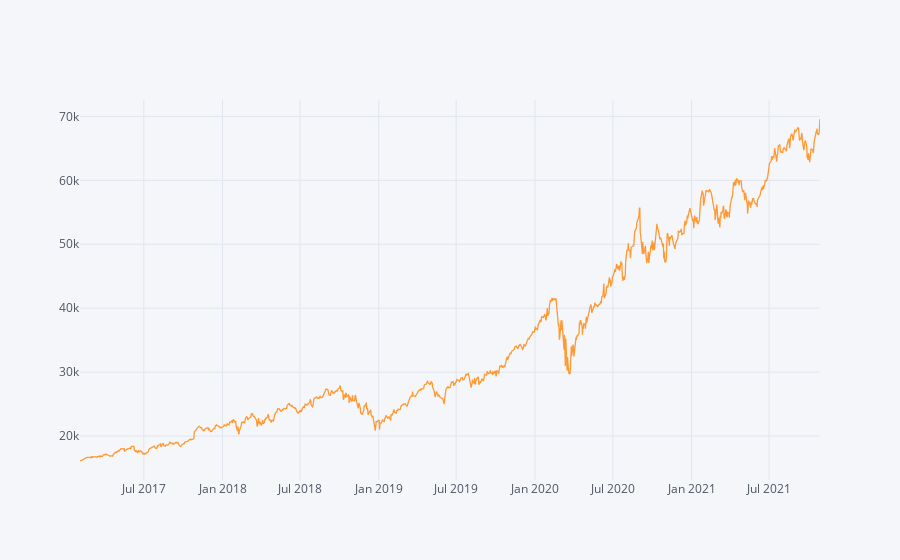

Notebook code cell kept with this figure:
### Code cell
#Calculate the Abslute Return of Our Algorithmic Trading.
absolute_return_tf = (results['Close'].iloc[-1]-capital)/capital
#Calculate the CAGR of Our Algorithmic Trading.
CAGR_tf = ((results['Close'].iloc[-1]-capital)**(365/(df.index[-1] - df.index[0]).days))-1
#Calculate the IR Of Our Algorithmic Trading.
information_ratio_tf = (results.Close.pct_change().mean()/results.Close.pct_change().std())*((252) **0.5)


##Calculate the Abslute Return of Our buy-and-hold Trading. 
absolute_return_bh = (results.Close.iloc[-1]-results.Open.iloc[0])/results.Open.iloc[0]
#Calculate the CAGR of Our buy-and-hold Trading. 
CAGR_bh = ((results.Close.iloc[-1]/results.Open.iloc[0])**(252/len(df)))-1
#Calculate the IR Of Our buy-and-hold Trading .
information_ratio_bh = (results.Close.pct_change().mean()/results.Close.pct_change().std())*((252) **0.5)




s=f"""Abslute Return of Our Algorithmic Trading:{absolute_return_tf*100:.2f}%
Abslute Return of Our buy-and-hold Trading :{absolute_return_bh*100:.2f}%
CAGR of Our Algorithmic Trading: {CAGR_tf*100:.2f}%
CAGR of Our buy-and-hold Trading: {CAGR_bh*100:.2f}%
Information Ratio of Our Algorithmic Trading:{information_ratio_tf:.2f}
Information Ratio of Our buy-and-hold Trading:{information_ratio_bh:.2f}
"""

print(s)
results.Close.iplot()
#or
axs=results.Close.plot()

### Figure 1 — Plotly figure (JSON) as saved in the notebook; plotly's stock layout.template omitted (floating-point values rounded to 4 significant figures; data arrays with more than 128 entries replaced by an {"elided": "..."} marker saying what was removed)
{"data": [{"line": {"color": "rgba(255, 153, 51, 1.0)", "dash": "solid", "shape": "linear", "width": 1.3}, "mode": "lines", "name": "Close", "text": "", "type": "scatter", "x": {"elided": "1194 str values"}, "y": {"elided": "1194 float values"}}], "layout": {"legend": {"bgcolor": "#F5F6F9", "font": {"color": "#4D5663"}}, "paper_bgcolor": "#F5F6F9", "plot_bgcolor": "#F5F6F9", "title": {"font": {"color": "#4D5663"}, "x": 0.5}, "xaxis": {"gridcolor": "#E1E5ED", "showgrid": true, "tickfont": {"color": "#4D5663"}, "title": {"font": {"color": "#4D5663"}, "text": ""}, "zerolinecolor": "#E1E5ED"}, "yaxis": {"gridcolor": "#E1E5ED", "showgrid": true, "tickfont": {"color": "#4D5663"}, "title": {"font": {"color": "#4D5663"}, "text": ""}, "zerolinecolor": "#E1E5ED"}}}
